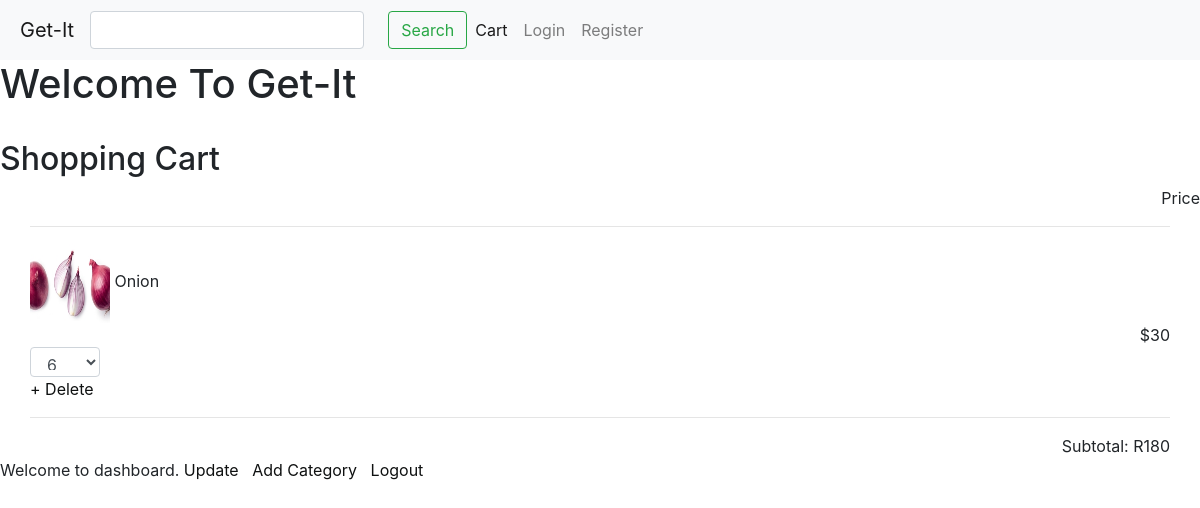
The page /cart (signed in) on the database its author committed.
### app.py (models this page shows, shortened)
class Cart(db.Model):
    id = db.Column(db.Integer, primary_key=True)
    Prod_id = db.Column(db.Integer, db.ForeignKey('Prod.Prod_id'), nullable=False)
    user_id = db.Column(db.Integer, db.ForeignKey('User.User_id'), nullable=False)
    quantity = db.Column(db.Integer, nullable=False, default=1)

class Prod(db.Model):
    __tablename__ = "Prod"
    Prod_id = db.Column(db.Integer, primary_key = True)
    Prod_name = db.Column(db.String(20), nullable = False)
    Prod_Cost=db.Column(db.Integer, nullable = False)

### app.py (the view, shortened to what this page needs)
@app.route("/cart", methods=["GET", "POST"])
@login_required
def cart():
    noOfItems = getLoginDetails()
    cart = Prod.query.join(Cart).add_columns(Cart.quantity, Prod.Prod_Cost, Prod.Prod_name, Prod.Prod_id).filter_by(user_id =(current_user.User_id)).all()
    subtotal = 0
    for item in cart:
        subtotal+=int(item.Prod_Cost)*int(item.quantity)
    return render_template('dashboard.html', Carte=cart, noOfItems=noOfItems, subtotal=subtotal)

### app.py (called while the page is built)
@login_manager.user_loader
def load_user(user_id):
    return User.query.get(int(user_id))

def getLoginDetails():
    if current_user.is_authenticated:
        noOfItems = Cart.query.filter_by(user_id =(current_user.User_id)).count()
    else:
        noOfItems = 0
    return noOfItems

### Templates/dashboard.html (shortened to what this page needs)
{% extends 'layout.html' %}
{% block body %}
<div id="cartItems">
	<h2>Shopping Cart</h2>
	{% if not Carte %}
	<p>Your cart is currently empty.</p>
    <a href="{{ url_for('home') }}" class="btn btn-primary btn-lg active" role="button" aria-pressed="true">CONTINUE SHOPPING</a>
	{% else %}
		<div style=" text-align: right;">Price</div>
		<div id="tableItems" >
			<div class="container">
			{% for item in Carte %}
				<hr>
				<div id="itemName" style=" text-align: 	left;">
					<img src="/static/product{{ item.Prod_id }}.JPG" class="card-img-top" alt="..." style="height: 80px; width:80px">
					<span id="itemNameTag">{{item.Prod_name}}</span>
					<span id="itemNameTag"><div style=" text-align: right">${{item.Prod_Cost}}</div></span>
				    <form action="{{ url_for('cart') }}" method="post">
    					<div class="form-group">
						    <select class="form-control" id="exampleFormControlSelect1" style="width:70px; height: 30px" name="qty">
						      <option selected="QtyinCart">{{item.quantity}}</option>
						    </select>
						    <a type="button" href ="/addToCart/{{item.Prod_id}}" >+</a>
							<a href="/removeFromCart/{{item.Prod_id}}">Delete</a>
						</div>
					</form>
				</div>
			{% endfor %}
			<hr>
			<div id="total" style=" text-align: right">
				<span id="subtotal">Subtotal: R{{subtotal}}</span>
			</div>
		</div>
	{% endif %}
</div>
</div>
    Welcome to dashboard.
    <a href="{{url_for('Update')}}">Update </a>&nbsp;
	<a href="{{url_for('AddCategory')}}"> Add Category</a> &nbsp;
    <a href="{{url_for('logout')}}">Logout</a>
{% endblock %}

### Templates/style.css (style rules this page uses)
* { margin: 0; padding: 0 ; border: border-box; }
a { text-decoration: none; color: #0F1111 ; }
.container { max-width: 1400px; margin: auto; padding-left: 30px; padding-right: 30px; }

### rows shown on the page
Cart: Prod_id (picture), Prod_name "Onion", Prod_Cost "30"

### other values the page prints
{{ subtotal }} "180"
form field qty "6"
